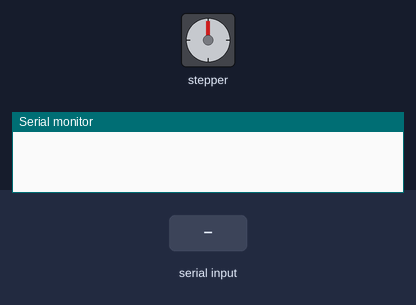
The sketch below on a simulated Arduino Uno, built with avr-gcc and run on an emulated ATmega328P. Parts: stepper motor, the last lines printed to the serial monitor. Inputs (shaded band) come from the test bench. Stepper angles assume 2048 steps per turn.

Above: at 1.2 s.
1.3 s: "GO\n" received over Serial
At 1.76 s:
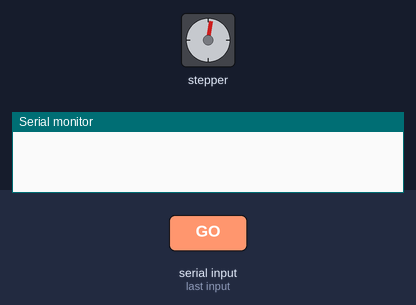
4.3 s: "DIST,\n" received over the second serial link
At 4.3 s:
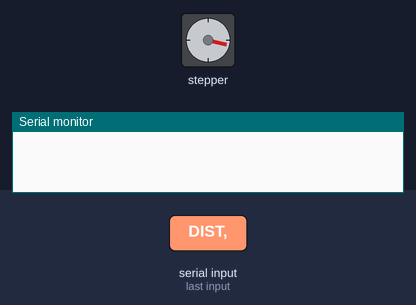
8.8 s: "GO\n" received over Serial
At 9.56 s:
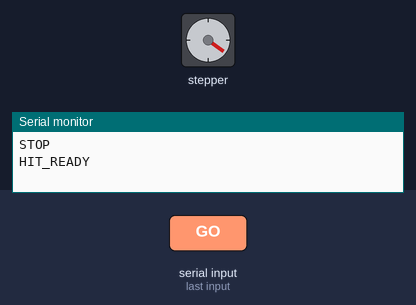
11.8 s: "ABNORMAL\n" received over Serial
At 11.8 s:
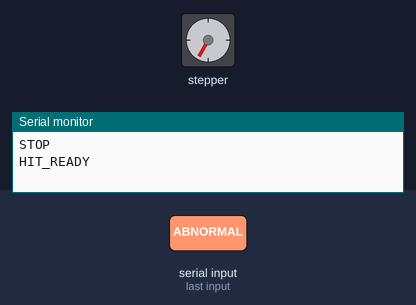
Timing chart, 0 to 14.3 s (numbered marks = the images above; inputs shaded):
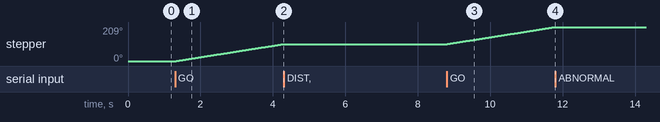

Measured:
- after the input at 1.3 s, stepper: keeps turning clockwise at about 35°/s, starting at once
- after the input at 4.3 s, stepper: stops changing and stays 104°
- after the input at 8.8 s, stepper: keeps turning clockwise at about 35°/s, starting at once
- after the input at 11.8 s, stepper: stops changing and stays 209°

The sketch:

arm_motor.ino
```cpp
// ============================
// Arduino2 Code (Slider + Interconnect)
// ============================
#include <Stepper.h>
#include <SoftwareSerial.h>

// === 핀 및 상수 설정 ===
SoftwareSerial softSerial(2, 3);  // RX, TX
const int REV = 2048;
const float CM_PER_STEP = 1.0 / 450.0;
const float MIN_DELAY_MS = 2.0;
Stepper motor(REV, 8, 10, 9, 11);

// === 제어 상태 변수 ===
String input = "";
bool moving = false;
bool go_mode = false;
bool abnormal_mode = false;
int steps = 0, dir = 1;
float delayMs = 0;
unsigned long lastStep = 0;
float total_moved_cm = 0.0;
float distance_cm = 999.0;
const float target_distance = 5.0;

// === 초기화 ===
void setup() {
  Serial.begin(9600);
  softSerial.begin(9600);
}

// === 메인 루프 ===
void loop() {
  readSerial();
  readArduino1Serial();

  if (moving) {
    if (go_mode && distance_cm < target_distance) {
      moving = false;
      go_mode = false;
      Serial.println("STOP");
      softSerial.println("STOP");
      stopMotor();
      Serial.println("HIT_READY");
      softSerial.println("HIT");
    } else if (abnormal_mode && distance_cm > 10.0) {
      moving = false;
      abnormal_mode = false;
      Serial.println("READY");
      stopMotor();
    } else {
      updateMotor();
    }
  }
}

// === 라즈베리파이 명령 수신 ===
void readSerial() {
  while (Serial.available()) {
    char c = Serial.read();
    if (c == '\n') {
      handlePiCommand(input);
      input = "";
    } else {
      input += c;
    }
  }
}

// === 명령 해석 및 처리 ===
void handlePiCommand(String cmd) {
  if (cmd == "GO") {
    dir = 1;
    delayMs = 5;
    moving = true;
    go_mode = true;
    abnormal_mode = false;
    lastStep = millis();
    distance_cm = 999.0;
    softSerial.println("GO");
  } else if (cmd == "ABNORMAL") {
    dir = -1;
    delayMs = 5;
    steps = 2000;
    moving = true;
    abnormal_mode = true;
    go_mode = false;
    lastStep = millis();
    softSerial.println("ABNORMAL");
  } else if (cmd == "NORMAL") {
    softSerial.println("STOP");
    dir = -1;
    delayMs = 5;
    steps = int(abs(total_moved_cm) / CM_PER_STEP);
    moving = true;
    lastStep = millis();
  } else if (cmd == "QUIT") {
    moving = false;
    go_mode = false;
    abnormal_mode = false;
    steps = 0;
    total_moved_cm = 0.0;
    stopMotor();
    softSerial.println("STOP");
    Serial.println("QUIT: 모든 모터 정지");
  } else if (cmd.startsWith("1,") || cmd.startsWith("2,")) {
    softSerial.println(cmd);  // Arduino1에 중계
  }
}

// === 아두이노1로부터 거리 수신 ===
String lastCommand = "";

void readArduino1Serial() {
  static String distInput = "";
  while (softSerial.available()) {
    char c = softSerial.read();
    if (c == '\n' || c == '\r') {
      distInput.trim();
      lastCommand = distInput;
      distInput = "";
    } else {
      distInput += c;
    }
  }

  // 수신 후 처리: 송신은 여기서만!
  if (lastCommand == "CHECK") {
    Serial.println("CHECK");
    lastCommand = "";
  } else if (lastCommand.startsWith("DIST,")) {
    distance_cm = lastCommand.substring(5).toFloat();
    lastCommand = "";
  }
}


// === 슬라이드 모터 구동 ===
void updateMotor() {
  unsigned long now = millis();
  if ((now - lastStep) >= delayMs) {
    motor.step(dir);
    if (go_mode || abnormal_mode)
      total_moved_cm += dir * CM_PER_STEP;
    if (!go_mode && !abnormal_mode && steps > 0)
      steps--;
    lastStep = now;
  }

  if (!go_mode && !abnormal_mode && steps == 0) {
    moving = false;
    total_moved_cm = 0.0;
    stopMotor();
  }
}

// === 모터 드라이버 OFF (LOW 출력) ===
void stopMotor() {
  for (int i = 8; i < 12; i++) {
    digitalWrite(i, LOW);
  }
}
```
